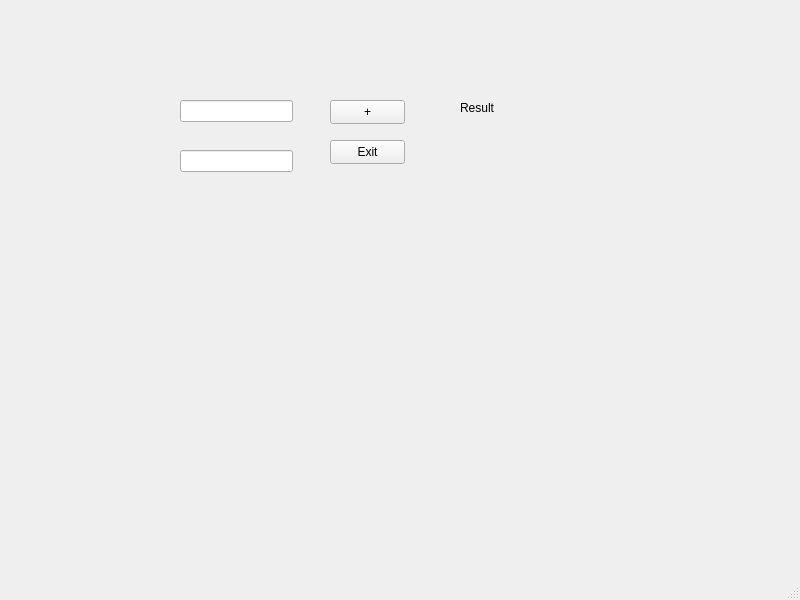
<?xml version="1.0" encoding="UTF-8"?>
<ui version="4.0">
 <class>MainWindow</class>
 <widget class="QMainWindow" name="MainWindow">
  <property name="geometry">
   <rect>
    <x>0</x>
    <y>0</y>
    <width>800</width>
    <height>600</height>
   </rect>
  </property>
  <property name="windowTitle">
   <string>MainWindow</string>
  </property>
  <widget class="QWidget" name="centralwidget">
   <widget class="QPushButton" name="btnExit">
    <property name="geometry">
     <rect>
      <x>330</x>
      <y>140</y>
      <width>75</width>
      <height>24</height>
     </rect>
    </property>
    <property name="text">
     <string>Exit</string>
    </property>
   </widget>
   <widget class="QLineEdit" name="line1">
    <property name="geometry">
     <rect>
      <x>180</x>
      <y>100</y>
      <width>113</width>
      <height>22</height>
     </rect>
    </property>
   </widget>
   <widget class="QPushButton" name="btnSum">
    <property name="geometry">
     <rect>
      <x>330</x>
      <y>100</y>
      <width>75</width>
      <height>24</height>
     </rect>
    </property>
    <property name="text">
     <string>+</string>
    </property>
   </widget>
   <widget class="QLabel" name="labelResult">
    <property name="geometry">
     <rect>
      <x>460</x>
      <y>100</y>
      <width>49</width>
      <height>16</height>
     </rect>
    </property>
    <property name="text">
     <string>Result</string>
    </property>
   </widget>
   <widget class="QLineEdit" name="line2">
    <property name="geometry">
     <rect>
      <x>180</x>
      <y>150</y>
      <width>113</width>
      <height>22</height>
     </rect>
    </property>
   </widget>
  </widget>
  <widget class="QMenuBar" name="menubar">
   <property name="geometry">
    <rect>
     <x>0</x>
     <y>0</y>
     <width>800</width>
     <height>22</height>
    </rect>
   </property>
  </widget>
  <widget class="QStatusBar" name="statusbar"/>
 </widget>
 <resources/>
 <connections>
  <connection>
   <sender>btnExit</sender>
   <signal>clicked()</signal>
   <receiver>MainWindow</receiver>
   <slot>close()</slot>
   <hints>
    <hint type="sourcelabel">
     <x>357</x>
     <y>463</y>
    </hint>
    <hint type="destinationlabel">
     <x>399</x>
     <y>299</y>
    </hint>
   </hints>
  </connection>
 </connections>
</ui>
